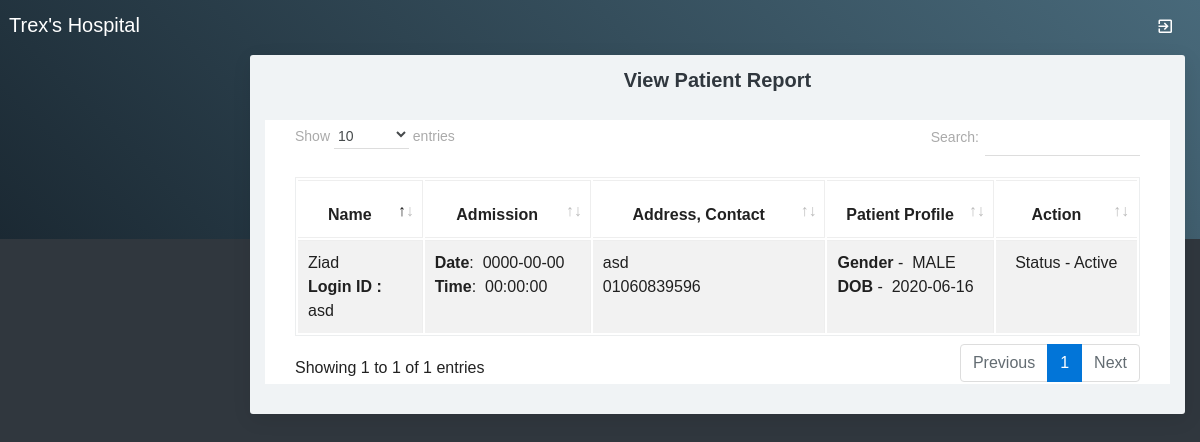
The page /viewpatient.php on the database its author committed.
### tables this page shows
CREATE TABLE `patient` (
  `patientid` int(10) NOT NULL,
  `patientname` varchar(50) NOT NULL,
  `admissiondate` date NOT NULL,
  `admissiontime` time NOT NULL,
  `address` varchar(250) NOT NULL,
  `city` varchar(255) NOT NULL,
  `mobileno` varchar(15) NOT NULL,
  `loginid` varchar(50) NOT NULL,
  `password` varchar(25) NOT NULL,
  `gender` varchar(10) NOT NULL,
  `dob` date NOT NULL,
  `status` varchar(10) NOT NULL,
  `IMG` varchar(255) NOT NULL
);

### viewpatient.php (the view, shortened to what this page needs)
<?php
include("adformheader.php");
include("dbconnection.php");
?>
<div class="container-fluid">
  <div class="block-header">
    <h2 class="text-center">View Patient Report</h2>
  </div>
<div class="card">
  <section class="container">
    <table class="table table-bordered table-striped table-hover js-basic-example dataTable">
      <thead>
        <tr>
          <th width="15%" height="36"><div align="center">Name</div></th>
          <th width="20%"><div align="center">Admission</div></th>
          <th width="28%"><div align="center">Address, Contact</div></th>
          <th width="20%"><div align="center">Patient Profile</div></th>
          <th width="17%"><div align="center">Action</div></th>
        </tr>
      </thead>
      <tbody>
       <?php
              $sql ="SELECT * FROM patient";
              $query = mysqli_query($con,$sql);
              while($SelectPatient = mysqli_fetch_array($query))
              {
                echo "<tr>
                <td>$SelectPatient[patientname]<br>
                <strong>Login ID :</strong> $SelectPatient[loginid] </td>
                <td>
                <strong>Date</strong>: &nbsp;$SelectPatient[admissiondate]<br>
                <strong>Time</strong>: &nbsp;$SelectPatient[admissiontime]</td>
                <td>$SelectPatient[address]<br>$SelectPatient[mobileno]</td>
                <td><strong>Gender</strong> - &nbsp;$SelectPatient[gender]<br>
                <strong>DOB</strong> - &nbsp;$SelectPatient[dob]</td>
                <td align='center'>Status - $SelectPatient[status] <br>";
              }
      echo "</td></tr>";
      ?>
    </tbody>
  </table>
</section>
</div>
</div>
<?php
include("adformfooter.php");
?>

### rows shown on the page
patient: patientname "Ziad", loginid "asd", admissiondate "0000-00-00", admissiontime "00:00:00", address "asd", mobileno "01060839596", gender "MALE", dob "2020-06-16", status "Active"
